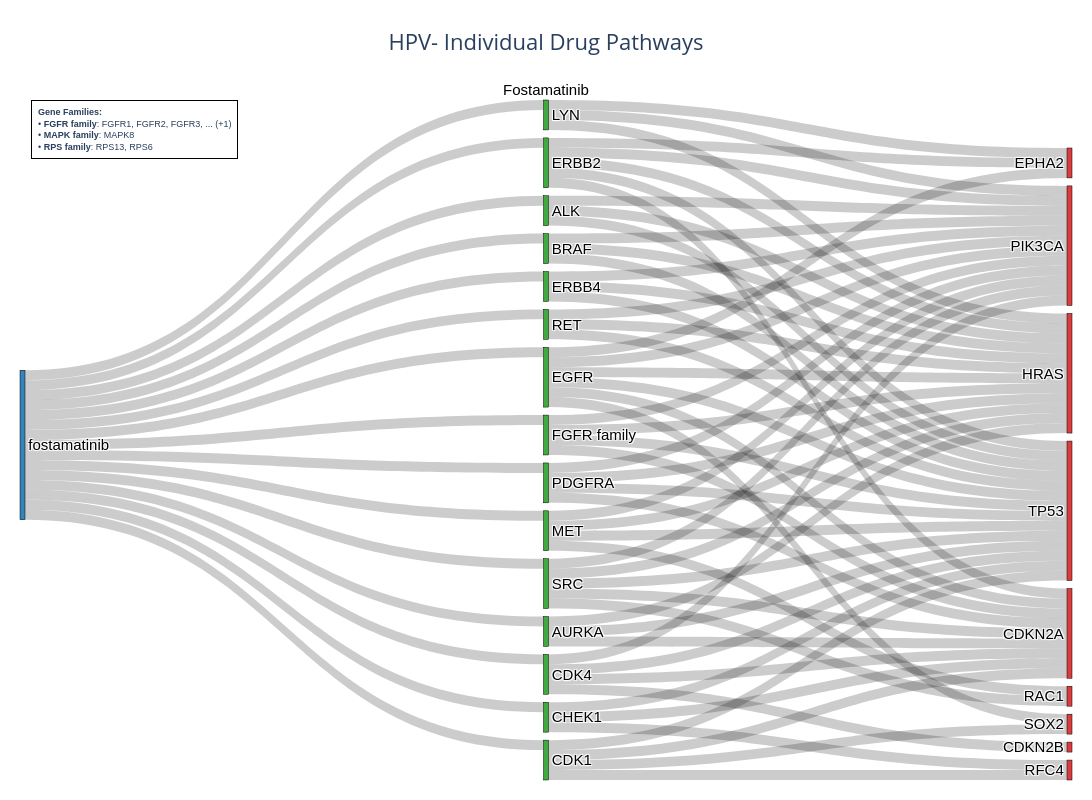
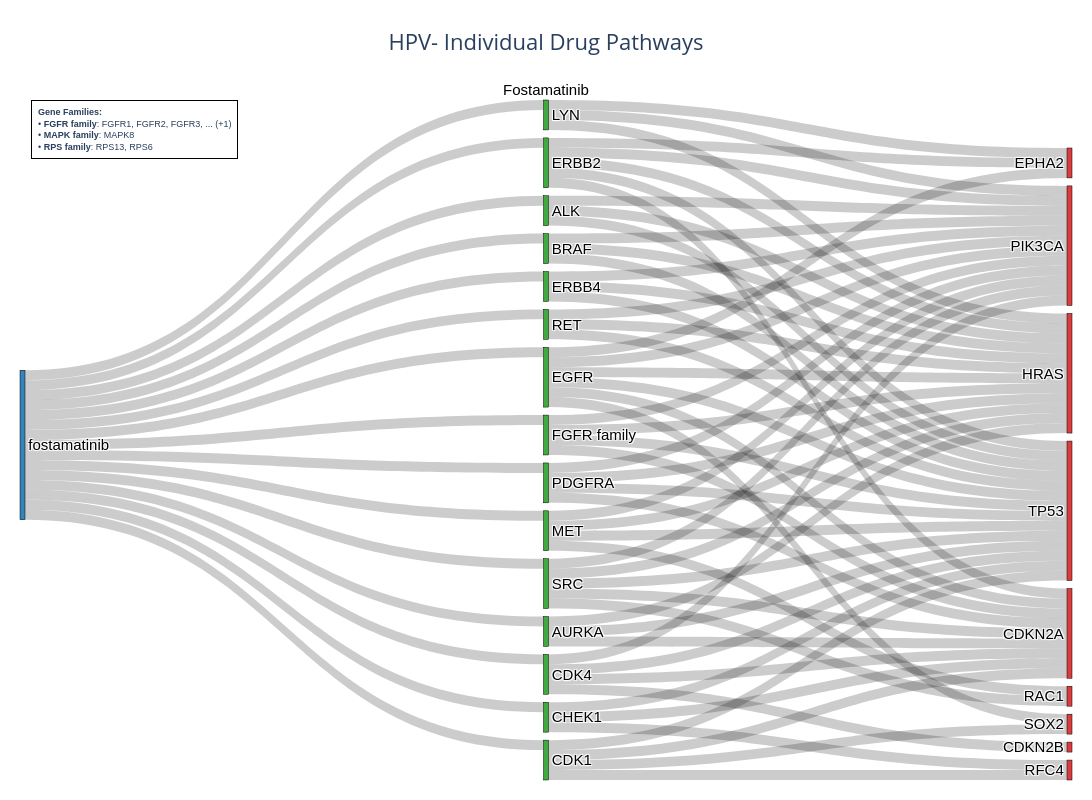

Notebook code cell kept with these figures, in order:
### Code cell
### examples of checking specific genes and drugs
create_single_drug_diagram('fostamatinib', cohort='HPV-')

### Figure 1 — Plotly figure (JSON) as saved in the notebook; plotly's stock layout.template omitted (floating-point values rounded to 4 significant figures)
{"data": [{"arrangement": "snap", "domain": {"x": [0, 1], "y": [0, 1]}, "link": {"color": "rgba(0, 0, 0, 0.2)", "source": [0, 0, 0, 0, 0, 0, 0, 0, 0, 0, 0, 0, 0, 0, 0, 9, 8, 8, 12, 1, 7, 7, 10, 14, 13, 11, 15, 15, 15, 13, 13, 7, 3, 10, 3, 14, 6, 6, 6, 4, 4, 4, 4, 2, 2, 1, 1, 13, 11, 11, 3, 10, 10, 5, 5, 8, 8, 8, 12, 12, 12, 14, 9, 9, 15, 15, 7, 7, 7, 5, 5, 2], "target": [2, 1, 4, 13, 11, 3, 10, 6, 5, 8, 12, 14, 9, 15, 7, 20, 16, 20, 20, 20, 16, 20, 20, 20, 20, 20, 20, 16, 24, 16, 24, 24, 20, 16, 24, 24, 24, 16, 22, 24, 16, 23, 22, 24, 19, 24, 19, 19, 19, 18, 19, 24, 19, 24, 20, 24, 19, 18, 21, 24, 19, 19, 24, 19, 21, 19, 19, 23, 18, 16, 17, 16], "value": [1, 1, 1, 1, 1, 1, 1, 1, 1, 1, 1, 1, 1, 1, 1, 1, 1, 1, 1, 1, 1, 1, 1, 1, 1, 1, 1, 1, 1, 1, 1, 1, 1, 1, 1, 1, 1, 1, 1, 1, 1, 1, 1, 1, 1, 1, 1, 1, 1, 1, 1, 1, 1, 1, 1, 1, 1, 1, 1, 1, 1, 1, 1, 1, 1, 1, 1, 1, 1, 1, 1, 1]}, "node": {"color": ["rgba(31, 119, 180, 0.9)", "rgba(44, 160, 44, 0.9)", "rgba(44, 160, 44, 0.9)", "rgba(44, 160, 44, 0.9)", "rgba(44, 160, 44, 0.9)", "rgba(44, 160, 44, 0.9)", "rgba(44, 160, 44, 0.9)", "rgba(44, 160, 44, 0.9)", "rgba(44, 160, 44, 0.9)", "rgba(44, 160, 44, 0.9)", "rgba(44, 160, 44, 0.9)", "rgba(44, 160, 44, 0.9)", "rgba(44, 160, 44, 0.9)", "rgba(44, 160, 44, 0.9)", "rgba(44, 160, 44, 0.9)", "rgba(44, 160, 44, 0.9)", "rgba(214, 39, 40, 0.9)", "rgba(214, 39, 40, 0.9)", "rgba(214, 39, 40, 0.9)", "rgba(214, 39, 40, 0.9)", "rgba(214, 39, 40, 0.9)", "rgba(214, 39, 40, 0.9)", "rgba(214, 39, 40, 0.9)", "rgba(214, 39, 40, 0.9)", "rgba(214, 39, 40, 0.9)"], "label": ["fostamatinib", "ALK", "AURKA", "BRAF", "CDK1", "CDK4", "CHEK1", "EGFR", "ERBB2", "ERBB4", "FGFR family", "LYN", "MET", "PDGFRA", "RET", "SRC", "CDKN2A", "CDKN2B", "EPHA2", "HRAS", "PIK3CA", "RAC1", "RFC4", "SOX2", "TP53"], "line": {"color": "black", "width": 0.5}, "pad": 8, "thickness": 5}, "textfont": {"color": "black", "family": "Arial", "size": 15}, "type": "sankey", "valueformat": ".0f"}], "layout": {"annotations": [{"font": {"color": "black", "family": "Arial", "size": 15}, "showarrow": false, "text": "Fostamatinib", "x": 0.5, "xanchor": "center", "xref": "paper", "y": 1, "yanchor": "bottom", "yref": "paper"}, {"align": "left", "bgcolor": "rgba(255, 255, 255, 0.9)", "bordercolor": "black", "borderpad": 6, "borderwidth": 1, "font": {"family": "Arial", "size": 9}, "showarrow": false, "text": "<b>Gene Families:</b><br>• <b>FGFR family</b>: FGFR1, FGFR2, FGFR3, ... (+1)<br>• <b>MAPK family</b>: MAPK8<br>• <b>RPS family</b>: RPS13, RPS6", "x": 0.01, "xanchor": "left", "xref": "paper", "y": 1, "yanchor": "top", "yref": "paper"}], "font": {"size": 14}, "height": 800, "margin": {"b": 20, "l": 20, "r": 20, "t": 100}, "showlegend": false, "title": {"font": {"size": 22}, "text": "HPV- Individual Drug Pathways<br>", "x": 0.5, "xanchor": "center"}, "width": 1200}}

### Figure 2 — Plotly figure (JSON) as saved in the notebook; plotly's stock layout.template omitted (floating-point values rounded to 4 significant figures)
{"data": [{"arrangement": "snap", "domain": {"x": [0, 1], "y": [0, 1]}, "link": {"color": "rgba(0, 0, 0, 0.2)", "source": [0, 0, 0, 0, 0, 0, 0, 0, 0, 0, 0, 0, 0, 0, 0, 9, 8, 8, 12, 1, 7, 7, 10, 14, 13, 11, 15, 15, 15, 13, 13, 7, 3, 10, 3, 14, 6, 6, 6, 4, 4, 4, 4, 2, 2, 1, 1, 13, 11, 11, 3, 10, 10, 5, 5, 8, 8, 8, 12, 12, 12, 14, 9, 9, 15, 15, 7, 7, 7, 5, 5, 2], "target": [2, 1, 4, 13, 11, 3, 10, 6, 5, 8, 12, 14, 9, 15, 7, 20, 16, 20, 20, 20, 16, 20, 20, 20, 20, 20, 20, 16, 24, 16, 24, 24, 20, 16, 24, 24, 24, 16, 22, 24, 16, 23, 22, 24, 19, 24, 19, 19, 19, 18, 19, 24, 19, 24, 20, 24, 19, 18, 21, 24, 19, 19, 24, 19, 21, 19, 19, 23, 18, 16, 17, 16], "value": [1, 1, 1, 1, 1, 1, 1, 1, 1, 1, 1, 1, 1, 1, 1, 1, 1, 1, 1, 1, 1, 1, 1, 1, 1, 1, 1, 1, 1, 1, 1, 1, 1, 1, 1, 1, 1, 1, 1, 1, 1, 1, 1, 1, 1, 1, 1, 1, 1, 1, 1, 1, 1, 1, 1, 1, 1, 1, 1, 1, 1, 1, 1, 1, 1, 1, 1, 1, 1, 1, 1, 1]}, "node": {"color": ["rgba(31, 119, 180, 0.9)", "rgba(44, 160, 44, 0.9)", "rgba(44, 160, 44, 0.9)", "rgba(44, 160, 44, 0.9)", "rgba(44, 160, 44, 0.9)", "rgba(44, 160, 44, 0.9)", "rgba(44, 160, 44, 0.9)", "rgba(44, 160, 44, 0.9)", "rgba(44, 160, 44, 0.9)", "rgba(44, 160, 44, 0.9)", "rgba(44, 160, 44, 0.9)", "rgba(44, 160, 44, 0.9)", "rgba(44, 160, 44, 0.9)", "rgba(44, 160, 44, 0.9)", "rgba(44, 160, 44, 0.9)", "rgba(44, 160, 44, 0.9)", "rgba(214, 39, 40, 0.9)", "rgba(214, 39, 40, 0.9)", "rgba(214, 39, 40, 0.9)", "rgba(214, 39, 40, 0.9)", "rgba(214, 39, 40, 0.9)", "rgba(214, 39, 40, 0.9)", "rgba(214, 39, 40, 0.9)", "rgba(214, 39, 40, 0.9)", "rgba(214, 39, 40, 0.9)"], "label": ["fostamatinib", "ALK", "AURKA", "BRAF", "CDK1", "CDK4", "CHEK1", "EGFR", "ERBB2", "ERBB4", "FGFR family", "LYN", "MET", "PDGFRA", "RET", "SRC", "CDKN2A", "CDKN2B", "EPHA2", "HRAS", "PIK3CA", "RAC1", "RFC4", "SOX2", "TP53"], "line": {"color": "black", "width": 0.5}, "pad": 8, "thickness": 5}, "textfont": {"color": "black", "family": "Arial", "size": 15}, "type": "sankey", "valueformat": ".0f"}], "layout": {"annotations": [{"font": {"color": "black", "family": "Arial", "size": 15}, "showarrow": false, "text": "Fostamatinib", "x": 0.5, "xanchor": "center", "xref": "paper", "y": 1, "yanchor": "bottom", "yref": "paper"}, {"align": "left", "bgcolor": "rgba(255, 255, 255, 0.9)", "bordercolor": "black", "borderpad": 6, "borderwidth": 1, "font": {"family": "Arial", "size": 9}, "showarrow": false, "text": "<b>Gene Families:</b><br>• <b>FGFR family</b>: FGFR1, FGFR2, FGFR3, ... (+1)<br>• <b>MAPK family</b>: MAPK8<br>• <b>RPS family</b>: RPS13, RPS6", "x": 0.01, "xanchor": "left", "xref": "paper", "y": 1, "yanchor": "top", "yref": "paper"}], "font": {"size": 14}, "height": 800, "margin": {"b": 20, "l": 20, "r": 20, "t": 100}, "showlegend": false, "title": {"font": {"size": 22}, "text": "HPV- Individual Drug Pathways<br>", "x": 0.5, "xanchor": "center"}, "width": 1200}}
